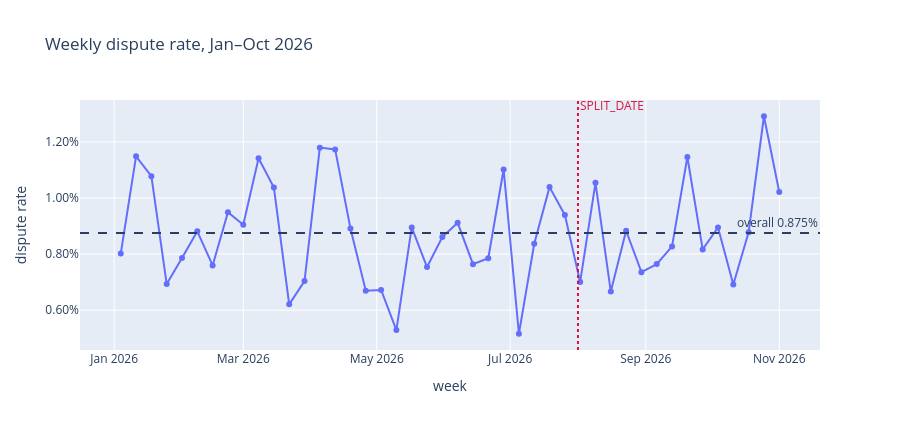

The cell this chart's notebook holds for it:
### Markdown cell above
## Chart 2: dispute rate over time

### Code cell
weekly = (
    eda.set_index("created_at")
       .resample("W")["is_disputed"]
       .agg(dispute_rate="mean", n="size")
       .reset_index()
)

split_ts = pd.Timestamp(SPLIT_DATE)

fig = go.Figure()
fig.add_trace(go.Scatter(x=weekly["created_at"], y=weekly["dispute_rate"],
                         mode="lines+markers", name="weekly rate"))
fig.add_hline(y=base_rate, line_dash="dash",
              annotation_text=f"overall {base_rate:.3%}")

# add_vline(x=<datetime>, annotation_text=...) raises TypeError on plotly 5.x —
# its label-placement helper sums the endpoints, and int + Timestamp is invalid.
# Drawing the shape and the annotation separately avoids that code path entirely.
fig.add_shape(type="line", x0=split_ts, x1=split_ts, y0=0, y1=1, yref="paper",
              line=dict(dash="dot", color="crimson"))
fig.add_annotation(x=split_ts, y=1.02, yref="paper", text="SPLIT_DATE",
                   showarrow=False, xanchor="left", font=dict(color="crimson"))

fig.update_layout(title="Weekly dispute rate, Jan–Oct 2026",
                  yaxis_tickformat=".2%", yaxis_title="dispute rate",
                  xaxis_title="week", height=430)
fig.show()

pre  = eda.loc[eda["created_at"] <  SPLIT_DATE, "is_disputed"]
post = eda.loc[eda["created_at"] >= SPLIT_DATE, "is_disputed"]
print(f"pre-split  ({len(pre):>7,} rows): {pre.mean():.4%}")
print(f"post-split ({len(post):>7,} rows): {post.mean():.4%}")

### Figure 1 — Plotly figure (JSON) as saved in the notebook; plotly's stock layout.template omitted (floating-point values rounded to 4 significant figures)
{"data": [{"mode": "lines+markers", "name": "weekly rate", "type": "scatter", "x": ["2026-01-04T00:00:00.000000000", "2026-01-11T00:00:00.000000000", "2026-01-18T00:00:00.000000000", "2026-01-25T00:00:00.000000000", "2026-02-01T00:00:00.000000000", "2026-02-08T00:00:00.000000000", "2026-02-15T00:00:00.000000000", "2026-02-22T00:00:00.000000000", "2026-03-01T00:00:00.000000000", "2026-03-08T00:00:00.000000000", "2026-03-15T00:00:00.000000000", "2026-03-22T00:00:00.000000000", "2026-03-29T00:00:00.000000000", "2026-04-05T00:00:00.000000000", "2026-04-12T00:00:00.000000000", "2026-04-19T00:00:00.000000000", "2026-04-26T00:00:00.000000000", "2026-05-03T00:00:00.000000000", "2026-05-10T00:00:00.000000000", "2026-05-17T00:00:00.000000000", "2026-05-24T00:00:00.000000000", "2026-05-31T00:00:00.000000000", "2026-06-07T00:00:00.000000000", "2026-06-14T00:00:00.000000000", "2026-06-21T00:00:00.000000000", "2026-06-28T00:00:00.000000000", "2026-07-05T00:00:00.000000000", "2026-07-12T00:00:00.000000000", "2026-07-19T00:00:00.000000000", "2026-07-26T00:00:00.000000000", "2026-08-02T00:00:00.000000000", "2026-08-09T00:00:00.000000000", "2026-08-16T00:00:00.000000000", "2026-08-23T00:00:00.000000000", "2026-08-30T00:00:00.000000000", "2026-09-06T00:00:00.000000000", "2026-09-13T00:00:00.000000000", "2026-09-20T00:00:00.000000000", "2026-09-27T00:00:00.000000000", "2026-10-04T00:00:00.000000000", "2026-10-11T00:00:00.000000000", "2026-10-18T00:00:00.000000000", "2026-10-25T00:00:00.000000000", "2026-11-01T00:00:00.000000000"], "y": [0.008019, 0.01148, 0.01078, 0.006932, 0.007863, 0.008811, 0.007596, 0.009489, 0.009048, 0.01142, 0.01037, 0.006209, 0.007039, 0.01179, 0.01173, 0.00891, 0.006693, 0.006722, 0.005291, 0.008952, 0.007539, 0.008605, 0.009115, 0.007639, 0.007853, 0.01102, 0.00516, 0.00837, 0.01039, 0.009396, 0.007008, 0.01054, 0.006664, 0.008832, 0.007355, 0.007644, 0.008273, 0.01146, 0.008166, 0.008949, 0.006912, 0.008774, 0.01291, 0.01021]}], "layout": {"annotations": [{"showarrow": false, "text": "overall 0.875%", "x": 1, "xanchor": "right", "xref": "x domain", "y": 0.008751, "yanchor": "bottom", "yref": "y"}, {"font": {"color": "crimson"}, "showarrow": false, "text": "SPLIT_DATE", "x": "2026-08-01T00:00:00", "xanchor": "left", "y": 1.02, "yref": "paper"}], "height": 430, "shapes": [{"line": {"dash": "dash"}, "type": "line", "x0": 0, "x1": 1, "xref": "x domain", "y0": 0.008751, "y1": 0.008751, "yref": "y"}, {"line": {"color": "crimson", "dash": "dot"}, "type": "line", "x0": "2026-08-01T00:00:00", "x1": "2026-08-01T00:00:00", "y0": 0, "y1": 1, "yref": "paper"}], "title": {"text": "Weekly dispute rate, Jan–Oct 2026"}, "xaxis": {"title": {"text": "week"}}, "yaxis": {"tickformat": ".2%", "title": {"text": "dispute rate"}}}}
